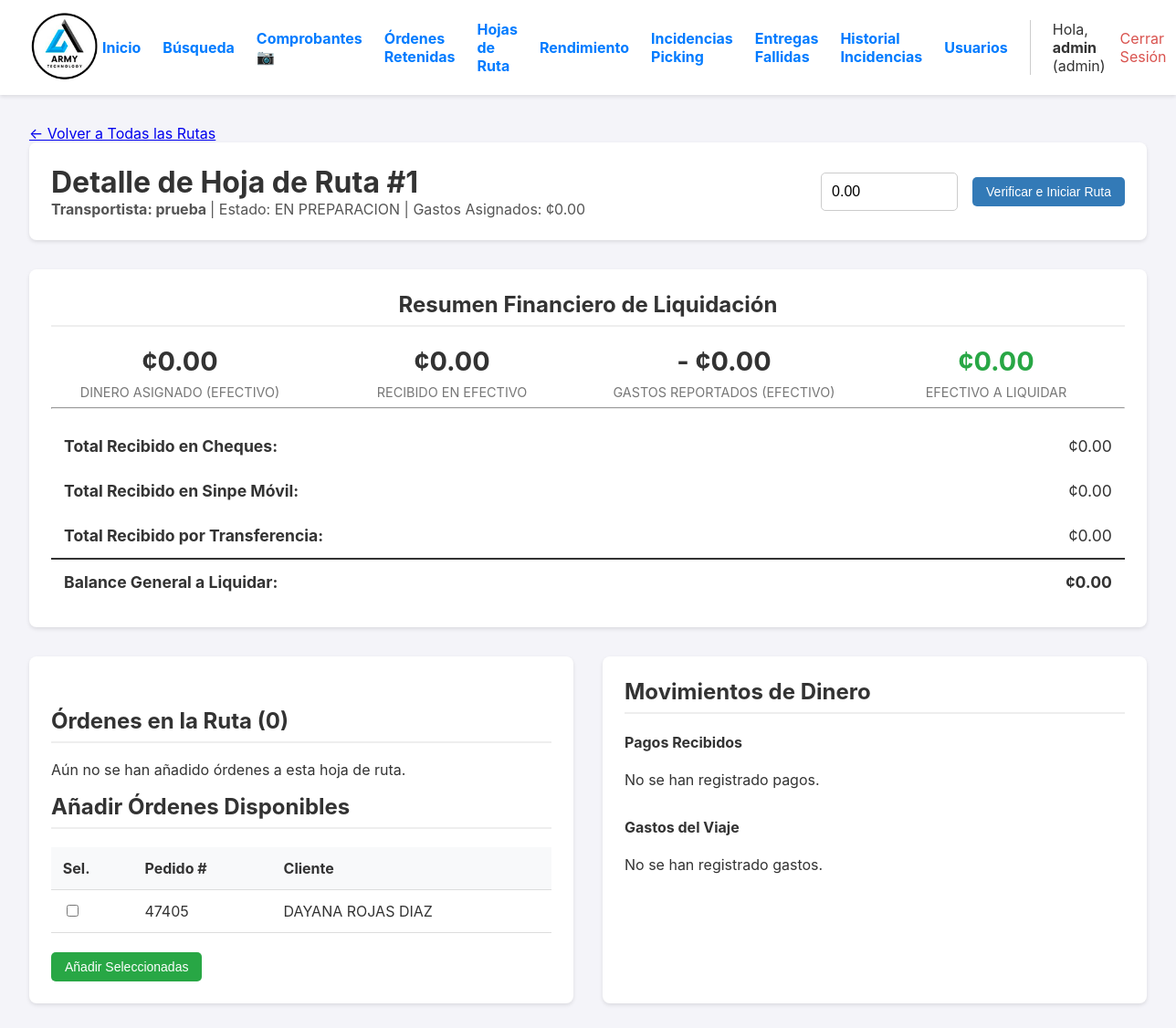
/ruta/1 (signed in), run on an earlier commit of the app's database.
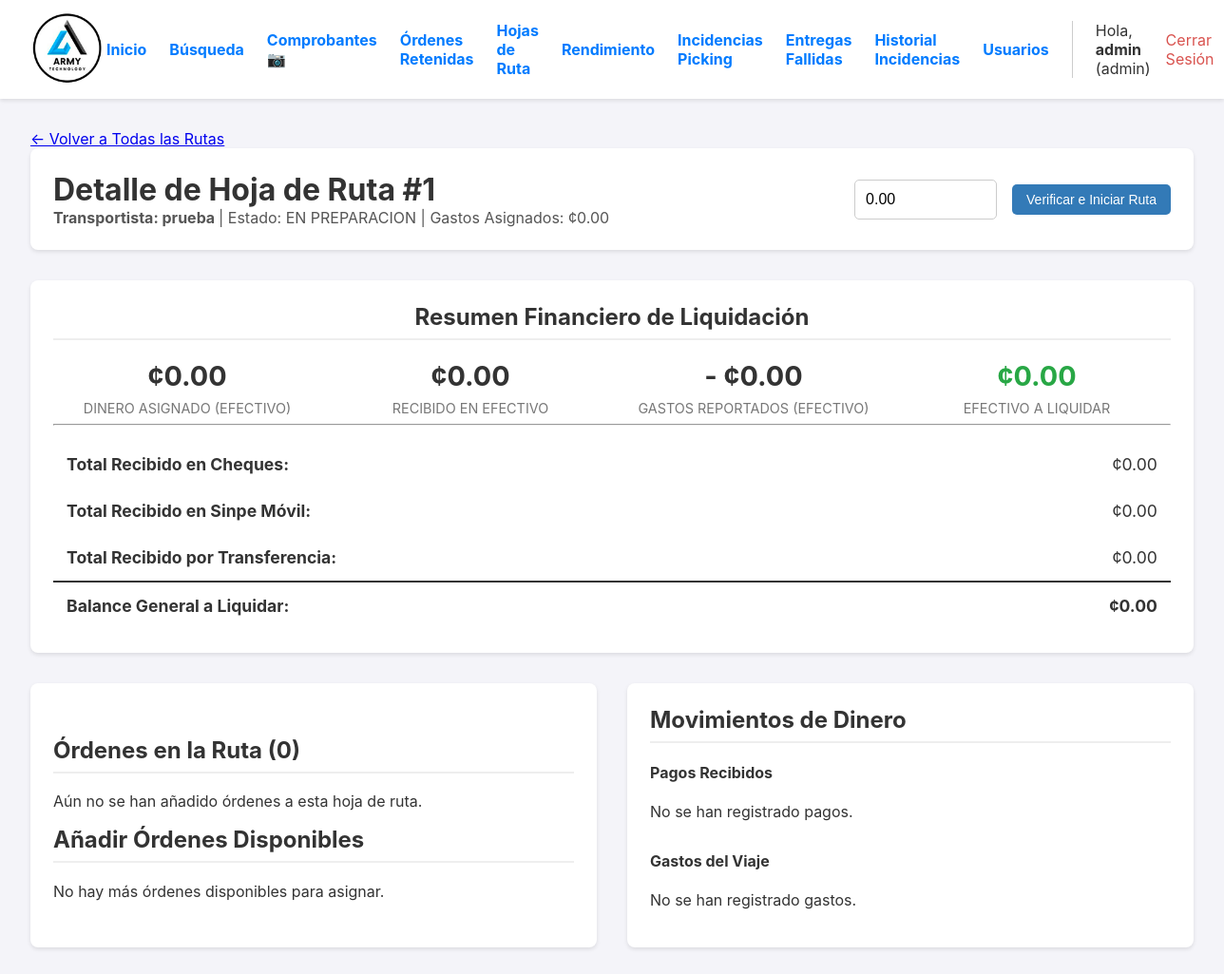
And on a later commit of the database.
### app.py (models this page shows, shortened)
class Orden(db.Model):
    id = db.Column(db.Integer, primary_key=True)
    numero_pedido = db.Column(db.String(50), unique=True, nullable=False)
    cliente_nombre = db.Column(db.String(200), nullable=False)
    cliente_direccion = db.Column(db.String(300), nullable=True)
    estado = db.Column(db.String(30), nullable=False, default='PENDIENTE')
    fecha_creacion = db.Column(db.DateTime, nullable=False, default=datetime.datetime.utcnow)
    lote_id = db.Column(db.Integer, db.ForeignKey('lote_picking.id'), nullable=True)
    items = db.relationship('ItemOrden', backref='orden', lazy=True, cascade="all, delete-orphan")
    fecha_inicio_picking = db.Column(db.DateTime, nullable=True)
    fecha_fin_picking = db.Column(db.DateTime, nullable=True)
    fecha_fin_packing = db.Column(db.DateTime, nullable=True)
    fecha_despacho = db.Column(db.DateTime, nullable=True)
    packer_id = db.Column(db.Integer, db.ForeignKey('user.id', ondelete='SET NULL'), nullable=True)
    packer = db.relationship('User', foreign_keys=[packer_id])
    devolucion_confirmada = db.Column(db.Boolean, default=False, nullable=False)
    bultos = db.relationship('Bulto', backref='orden', cascade="all, delete-orphan")
    hoja_de_ruta_id = db.Column(db.Integer, db.ForeignKey('hoja_de_ruta.id'), nullable=True)
    destino_id = db.Column(db.Integer, db.ForeignKey('destino.id'), nullable=True)
    destino = db.relationship('Destino', backref='ordenes')
    guia_encomienda = db.Column(db.String(100), nullable=True)
    nota_entrega = db.Column(db.Text, nullable=True)
    fecha_entrega_final = db.Column(db.DateTime, nullable=True)
    nota_bodega = db.Column(db.Text, nullable=True)
    foto_guia_url = db.Column(db.String(500), nullable=True)

### app.py (the view)
@app.route('/ruta/<int:ruta_id>')
@login_required
@logistica_required
def detalle_ruta(ruta_id):
    ruta_query = db.select(HojaDeRuta).where(HojaDeRuta.id == ruta_id).options(joinedload(HojaDeRuta.conductor))
    ruta = db.session.execute(ruta_query).scalar_one_or_none()
    if not ruta:
        abort(404)
    ordenes_asignadas = db.session.execute(db.select(Orden).where(Orden.hoja_de_ruta_id == ruta.id).options(joinedload(Orden.destino)).order_by(Orden.numero_pedido)).scalars().all()
    ordenes_disponibles = []
    if ruta.estado == 'EN_PREPARACION':
        ordenes_disponibles = db.session.execute(db.select(Orden).filter(Orden.estado == 'LISTO_PARA_DESPACHO', Orden.hoja_de_ruta_id.is_(None)).order_by(Orden.fecha_creacion.asc())).scalars().all()
    transacciones_ruta = db.session.execute(db.select(Transaccion).where(Transaccion.hoja_de_ruta_id == ruta.id)).scalars().all()
    gastos_ruta = db.session.execute(db.select(GastoViaje).where(GastoViaje.hoja_de_ruta_id == ruta.id)).scalars().all()
    total_recibido = 0
    desglose_pagos = {'EFECTIVO': 0.0, 'CHEQUE': 0.0, 'SINPE_MOVIL': 0.0, 'TRANSFERENCIA_BANCARIA': 0.0}
    for t in transacciones_ruta:
        total_recibido += t.monto_recibido
        if t.metodo_pago in desglose_pagos:
            desglose_pagos[t.metodo_pago] += t.monto_recibido
    total_gastado = sum(g.monto_gastado for g in gastos_ruta)
    balance = (ruta.gastos_asignados + total_recibido) - total_gastado
    return render_template(
        'detalle_ruta.html',
        ruta=ruta,
        ordenes_asignadas=ordenes_asignadas,
        ordenes_disponibles=ordenes_disponibles,
        transacciones=transacciones_ruta,
        gastos=gastos_ruta,
        total_recibido=total_recibido,
        desglose_pagos=desglose_pagos,
        total_gastado=total_gastado,
        balance=balance
    )

### app.py (called while the page is built)
def logistica_required(f):
    @wraps(f)
    def decorated_function(*args, **kwargs):
        if not current_user.is_authenticated or current_user.role not in ['admin', 'operario', 'garantias']:
            flash('Se requiere rol de Administrador, Operario o Garantías para acceder a esta página.', 'error')
            return redirect(url_for('dashboard'))
        return f(*args, **kwargs)
    return decorated_function

@login_manager.user_loader
def load_user(user_id):
    return db.session.get(User, int(user_id))

### templates/detalle_ruta.html (shortened to what the changed rows need)
{% extends "layout.html" %}
{% block content %}
<div class="ruta-header">
    <div>
        <h1>Detalle de Hoja de Ruta #{{ ruta.id }}</h1>
    </div>
</div>
<div class="grid-column resumen-financiero">
    <h2>Resumen Financiero de Liquidación</h2>
            {% set efectivo_a_liquidar = ruta.gastos_asignados + desglose_pagos.EFECTIVO - total_gastado %}
</div>
<div class="ruta-grid" style="margin-top: 2rem;">
    <div class="grid-column">
        <h2 style="margin-top: 2rem;">Órdenes en la Ruta ({{ ordenes_asignadas|length }})</h2>
        {% if ruta.estado == 'EN_PREPARACION' %}
            <h2>Añadir Órdenes Disponibles</h2>
            <form action="{{ url_for('agregar_ordenes_a_ruta', ruta_id=ruta.id) }}" method="POST">
                {% if ordenes_disponibles %}
                <table>
                    <thead> <tr> <th>Sel.</th> <th>Pedido #</th> <th>Cliente</th> </tr> </thead>
                    <tbody>
                        {% for orden in ordenes_disponibles %}
                        <tr>
                            <td><input type="checkbox" name="orden_id" value="{{ orden.id }}"></td>
                            <td>{{ orden.numero_pedido }}</td>
                            <td>{{ orden.cliente_nombre }}</td>
                        </tr>
                        {% endfor %}
                    </tbody>
                </table>
                <button type="submit" class="action-btn submit-btn">Añadir Seleccionadas</button>
                {% else %}
                <p>No hay más órdenes disponibles para asignar.</p>
                {% endif %}
            </form>
        {% endif %}
    </div>
    <div class="grid-column">
        <h2>Movimientos de Dinero</h2>
    </div>
</div>
{% endblock %}

What changed in the data, as far as the page shows it:
no longer on this page (row edited): Orden: numero_pedido "47405", cliente_nombre "DAYANA ROJAS DIAZ"
Also different on the page:
text no longer shown: "Sel. Pedido # Cliente Añadir Seleccionadas"
text now shown: "No hay más órdenes disponibles para asignar."
